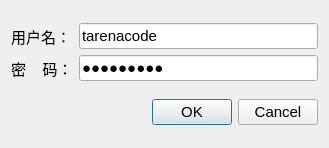
<?xml version="1.0" encoding="UTF-8"?>
<ui version="4.0">
 <class>LoginDialog</class>
 <widget class="QDialog" name="LoginDialog">
  <property name="geometry">
   <rect>
    <x>0</x>
    <y>0</y>
    <width>329</width>
    <height>148</height>
   </rect>
  </property>
  <property name="font">
   <font>
    <family>Arial</family>
    <pointsize>11</pointsize>
   </font>
  </property>
  <property name="windowTitle">
   <string>登录</string>
  </property>
  <layout class="QVBoxLayout" name="verticalLayout">
   <item>
    <layout class="QGridLayout" name="gridLayout">
     <item row="0" column="0">
      <widget class="QLabel" name="label_2">
       <property name="text">
        <string>用户名：</string>
       </property>
      </widget>
     </item>
     <item row="0" column="1">
      <widget class="QLineEdit" name="usernameEdit">
       <property name="text">
        <string>tarenacode</string>
       </property>
      </widget>
     </item>
     <item row="1" column="0">
      <widget class="QLabel" name="label_3">
       <property name="text">
        <string>密    码：</string>
       </property>
      </widget>
     </item>
     <item row="1" column="1">
      <widget class="QLineEdit" name="passwordEdit">
       <property name="text">
        <string>code_2013</string>
       </property>
       <property name="echoMode">
        <enum>QLineEdit::Password</enum>
       </property>
      </widget>
     </item>
    </layout>
   </item>
   <item>
    <layout class="QHBoxLayout" name="horizontalLayout">
     <item>
      <spacer name="horizontalSpacer">
       <property name="orientation">
        <enum>Qt::Horizontal</enum>
       </property>
       <property name="sizeHint" stdset="0">
        <size>
         <width>40</width>
         <height>20</height>
        </size>
       </property>
      </spacer>
     </item>
     <item>
      <widget class="QDialogButtonBox" name="buttonBox">
       <property name="standardButtons">
        <set>QDialogButtonBox::Cancel|QDialogButtonBox::Ok</set>
       </property>
      </widget>
     </item>
    </layout>
   </item>
  </layout>
 </widget>
 <resources/>
 <connections/>
</ui>
